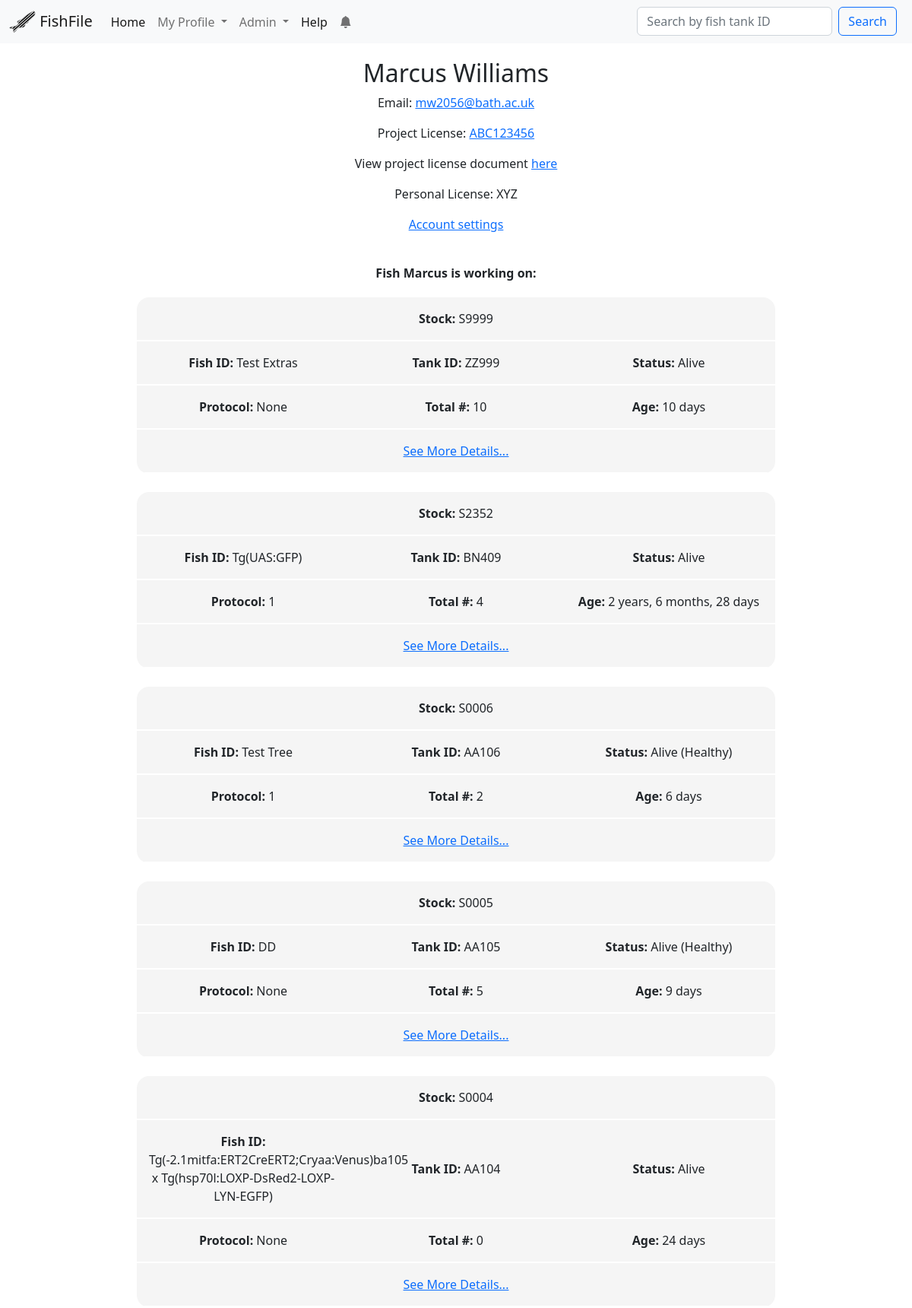
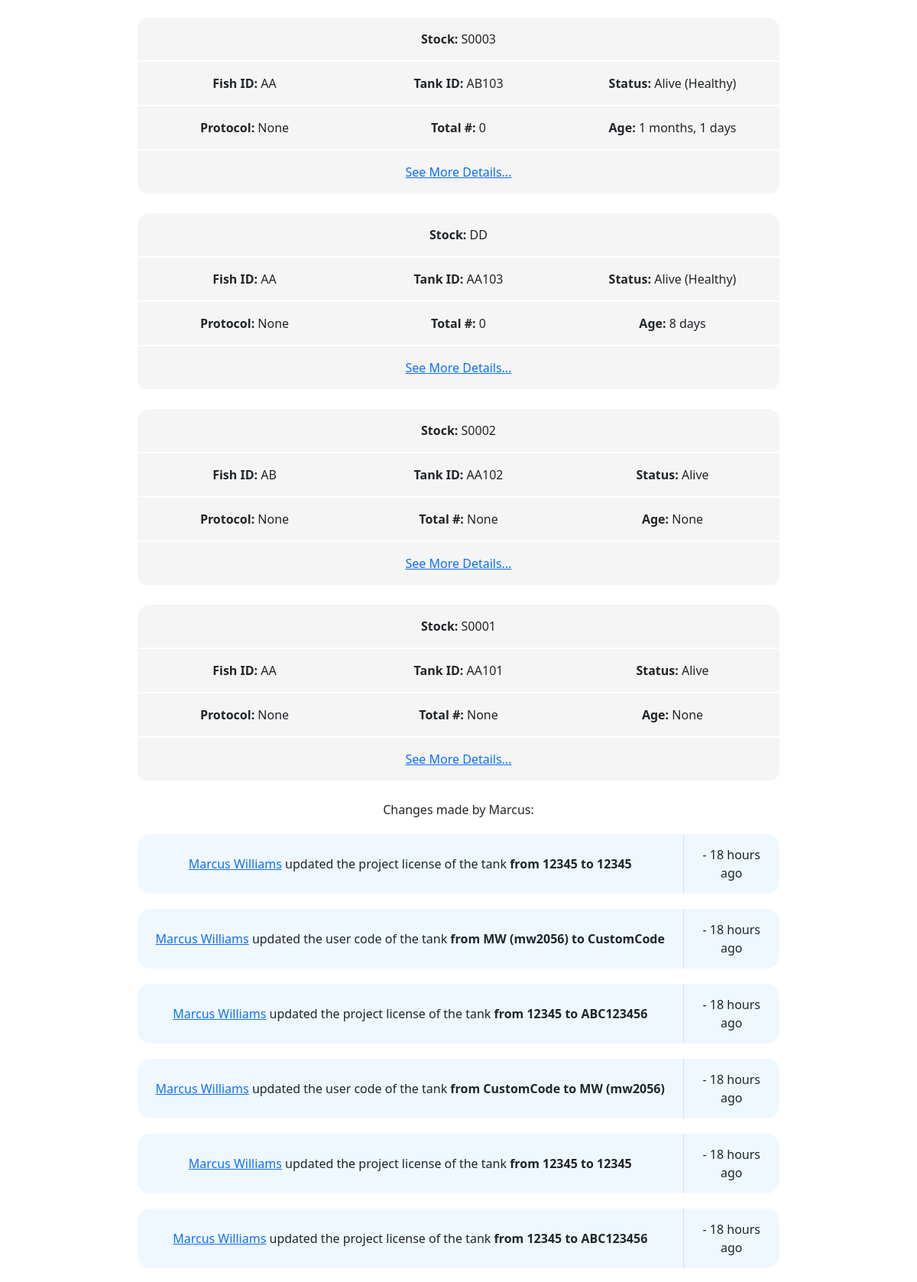
/user/mw2056/ (signed in, upper part), run on the app's committed database (2 pictures, top to bottom).
### app/models.py (models this page shows, shortened)
class User(UserMixin, db.Model):
    id = db.Column(db.Integer, primary_key=True)
    first_name = db.Column(db.String(64), index=True)
    last_name = db.Column(db.String(64), index=True)
    email = db.Column(db.String(120), index=True, unique=True)
    username = db.Column(db.String(64), index=True)
    password_hash = db.Column(db.String(128))
    last_seen = db.Column(db.DateTime, default=datetime.utcnow)
    is_verified = db.Column(db.Boolean, default=False)
    project_license = db.Column(db.String(120))
    personal_license = db.Column(db.String(120))
    personal_document = db.Column(db.Boolean, default=False)
    project_document = db.Column(db.Boolean, default=False)
    role = db.Column(db.String(32), default="User")
    code = db.Column(db.String(32), index=True)
    changes = db.relationship("Change", backref="user", lazy="dynamic")
    notifications = db.relationship(
        "Notification", backref="user", lazy="dynamic", cascade="all, delete"
    )
    last_notification_read_time = db.Column(db.DateTime)
    reminders = db.relationship(
        "Reminder", backref="user", lazy="dynamic", cascade="all, delete"
    )
    def isOwner(self):
        return self.role == "Owner"
    def isAdmin(self):
        return self.role in ("Admin", "Owner")
    def new_notifications(self):
        last_read_time = self.last_notification_read_time or datetime(1900, 1, 1)
        return (
            Notification.query.filter_by(user=self)
            .filter(Notification.time > last_read_time)
            .count()
        )

class Fish(db.Model):
    id = db.Column(db.Integer, primary_key=True)
    fish_id = db.Column(db.String(264), index=True)
    tank_id = db.Column(db.String(32), index=True)
    status = db.Column(db.String(32), index=True, default="Alive")
    stock = db.Column(db.String(32), index=True)
    source = db.Column(db.String(32))
    protocol = db.Column(db.Integer, index=True)
    birthday = db.Column(db.Date, index=True)
    date_of_arrival = db.Column(db.Date, index=True)
    months = db.Column(db.Integer, default=0)
    age_reminder = db.Column(db.String(64), default="Not sent")
    mutant_gene = db.Column(db.Text())
    transgenes = db.Column(db.Text())
    cross_type = db.Column(db.String(64))
    comments = db.Column(db.Text())
    added = db.Column(db.DateTime, default=datetime.utcnow)
    father_id = db.Column(db.Integer, db.ForeignKey("fish.id"))
    mother_id = db.Column(db.Integer, db.ForeignKey("fish.id"))
    fathered = db.relationship(
        "Fish", backref=db.backref("father", remote_side=[id]), foreign_keys=[father_id]
    )
    mothered = db.relationship(
        "Fish", backref=db.backref("mother", remote_side=[id]), foreign_keys=[mother_id]
    )
    project_license_holder_id = db.Column(
        db.Integer, db.ForeignKey("user.project_license")
    )
    project_license_holder = db.relationship(
        "User", foreign_keys=[project_license_holder_id], backref="fish_on_license"
    )
    user_code_id = db.Column(db.Integer, db.ForeignKey("user.id"))
    user_code = db.relationship(
        "User", foreign_keys=[user_code_id], backref="users_fish"
    )
    males = db.Column(db.Integer)
    females = db.Column(db.Integer)
    unsexed = db.Column(db.Integer)
    carriers = db.Column(db.Integer)
    total = db.Column(db.Integer)
    links = db.Column(db.Text())
    origin_tank_id = db.Column(db.Integer, db.ForeignKey("fish.id"))
    origin_for = db.relationship(
        "Fish",
        backref=db.backref("origin", remote_side=[id]),
        foreign_keys=[origin_tank_id],
    )
    changes = db.relationship(
        "Change", backref="fish", lazy="dynamic", cascade="all, delete"
    )
    notifications = db.relationship(
        "Notification", backref="fish", lazy="dynamic", cascade="all, delete"
    )
    reminders = db.relationship(
        "Reminder", backref="fish", lazy="dynamic", cascade="all, delete"
    )
    alleles = db.relationship(
        "Allele", backref="fish", lazy="dynamic", cascade="all, delete"
    )
    photos = db.relationship(
        "Photo", backref="fish", lazy="dynamic", cascade="all, delete"
    )
    system = db.Column(db.String(64), default="New")
    old_code = db.Column(db.String(64))
    old_license = db.Column(db.String(64))
    old_mID = db.Column(db.String(64))
    old_mStock = db.Column(db.String(64))
    old_fID = db.Column(db.String(64))
    old_fStock = db.Column(db.String(64))
    old_birthday = db.Column(db.String(64))
    old_arrival = db.Column(db.String(64))
    old_allele = db.Column(db.String(64))
    def __repr__(self):
        return f"Stock: {self.stock}, Tank: {self.tank_id}, ID: {self.fish_id}"
    def getAge(self):
        if self.old_birthday:
            self.birthday = datetime.strptime(self.old_birthday, "%Y-%m-%d").date()
            self.old_birthday = None
            db.session.commit()
            self.getAge()
        if self.status == "Dead":
            return "Dead"
        if self.birthday == None or self.birthday == "":
            return "None"
        today = datetime.today().date()
        birthday = self.birthday
        age_difference = relativedelta.relativedelta(today, birthday)
        if age_difference.years > 0:
            age = f"{age_difference.years} years, {age_difference.months} months, {age_difference.days} days"
        elif age_difference.months > 0:
            age = f"{age_difference.months} months, {age_difference.days} days"
        else:
            age = f"{age_difference.days} days"
        return age

class Change(db.Model):
    id = db.Column(db.Integer, primary_key=True)
    user_id = db.Column(db.Integer, db.ForeignKey("user.id"))
    fish_id = db.Column(db.Integer, db.ForeignKey("fish.id"))
    action = db.Column(db.String(64))
    contents = db.Column(db.String(64))
    field = db.Column(db.String(64))
    old = db.Column(db.Text())
    new = db.Column(db.Text())
    time = db.Column(db.DateTime, default=datetime.utcnow)
    note = db.Column(db.Text())
    notification_id = db.Column(db.Integer, db.ForeignKey("notification.id"))

### app/main/routes.py (the view)
@bp.route("/user/<username>/", methods=["GET", "POST"])
@login_required
@requires_roles("User", "Researcher", "Admin", "Owner")
def user(username):
    user = User.query.filter_by(username=username, is_verified=True).first()
    if user is None:
        return render_template("errors/user_not_found.html", title = "User Not Found")
    title = user.username
    user_fish = (
        Fish.query.filter_by(user_code=user)
        .filter(Fish.status != "Dead")
        .order_by(Fish.added.desc())
        .all()
    )
    changes = Change.query.filter_by(user=user).order_by(Change.time.desc()).all()
    page = request.args.get("page", 1, type=int)
    changes = (
        Change.query.filter_by(user=user)
        .order_by(Change.time.desc())
        .paginate(page, current_app.config["CHANGES_PER_PAGE"], False)
    )
    next_url = (
        url_for("main.user", username=username, page=changes.next_num)
        if changes.has_next
        else None
    )
    prev_url = (
        url_for("main.user", username=username, page=changes.prev_num)
        if changes.has_prev
        else None
    )
    roleForm = RoleChange()
    if current_user.isOwner():
        roleForm.role.choices = ["", "Blocked", "User", "Researcher", "Admin", "Owner"]
    elif current_user.isAdmin():
        roleForm.role.choices = ["", "Blocked", "User", "Researcher"]
    if roleForm.validate_on_submit():
        if not current_user.isAdmin:
            abort(403)
        user.role = roleForm.role.data
        db.session.commit()
        return redirect(url_for("main.user", username=user.username))
    roleForm.role.data = user.role
    return render_template(
        "user.html",
        user=user,
        changes=changes.items,
        user_fish=user_fish,
        title=title,
        pagination=changes,
        next_url=next_url,
        prev_url=prev_url,
        roleForm=roleForm,
    )

### app/main/forms.py
class SimpleSearch(FlaskForm):
    search = StringField("Search by fish tank ID", validators=[DataRequired()])
    submit = SubmitField("Search")
    def __init__(self, *args, **kwargs):
        if "formdata" not in kwargs:
            kwargs["formdata"] = request.args
        if "csrf_enabled" not in kwargs:
            kwargs["csrf_enabled"] = False
        super(SimpleSearch, self).__init__(*args, **kwargs)

class EmptyForm(FlaskForm):
    submit = SubmitField("Submit")

### app/main/routes.py (called while the page is built)
@bp.before_request
def before_request():
    if current_user.is_authenticated:
        current_user.last_seen = datetime.utcnow()
        db.session.commit()
        g.search_form = SimpleSearch()
        g.clearNotifsForm = EmptyForm()

### app/models.py (called while the page is built)
@login.user_loader
def load_user(id):
    return User.query.get(int(id))

def requires_roles(*roles):
    def wrapper(f):
        @wraps(f)
        def wrapped(*args, **kwargs):
            if current_app.testing == True:
                return f(*args, **kwargs)
            if current_user.role not in roles:
                abort(403)
            return f(*args, **kwargs)
        return wrapped
    return wrapper

### app/templates/user.html (shortened to what this page needs)
{% extends "base.html" %}
{% block content %}
    <h2 id="profileNameHeader">{{user.first_name}} {{user.last_name}}</h2>
    <p>Email: <a href="mailto:{{user.email}}">{{user.email}}</a></p>
    {%if user.project_license != "" and user.project_license != None%}
        <p>Project License: <a href="{{url_for('main.project_license', license = user.project_license)}}">{{user.project_license}}</a></p>
        {%if user.project_document  %}
            <p>View project license document <a href="/static/files/project_licenses/{{user.id}}.pdf">here</a></p>
        {%endif%}
    {%endif%}
    {%if user.personal_license != "" and user.personl_license != None%}
        <p>Personal License: {{user.personal_license}}</p>
    {%endif%}
    {%if user == current_user %}
        <p><a href="{{url_for('main.settings')}}">Account settings</a></p>
    {%endif%}
    {% if user_fish %}
        <br>
        <b>Fish {{user.first_name}} is working on:</b>
        <div id = "fishList">
            {%for fish in user_fish%}
                {%include 'subtemplates/_fish.html'%}
            {%endfor%}
        </div>
    {%endif%}
    {% if changes %}
        <p>Changes made by {{user.first_name}}:</p>
            {%for change in changes%}
                {%include 'subtemplates/_fishchange.html'%}
            {%endfor%}
    {%endif%}
{%endblock%}

### app/templates/subtemplates/_fish.html (shortened to what this page needs)
<table class="fishSummaryTable">
    <tr>
        <td colspan="3"><strong>Stock: </strong>{{fish.stock}}</td>
    </tr>
    <tr>
        <td class = "summaryPoint"><strong>Fish ID:</strong> {{fish.fish_id}}</td>
        <td class = "summaryPoint"><strong>Tank ID:</strong> {{fish.tank_id}}</td>
        <td class = "summaryPoint"><strong>Status:</strong> {{fish.status}}</td>
    </tr>
    <tr>
        <td class = "summaryPoint"><strong>Protocol:</strong> {{fish.protocol}}</td>
        <td class = "summaryPoint"><strong>Total #:</strong> {{fish.total}}</td>
        <td class = "summaryPoint"><strong>Age:</strong> {{fish.getAge()}}</td>
    </tr>
    <tr>
        <td colspan="3"><a href = "{{url_for('main.fish', id=fish.id)}}">See More Details...</a></td>
    </tr>
</table>
<br>

### app/templates/subtemplates/_fishchange.html (shortened to what this page needs)
{%if change.action == "Added"%}
<table class="fishChange" >
    <tr class="fishChangeRow">
        <td class = "fishChangeDetails"><a href="{{url_for('main.user', username = change.user.username)}}">{{change.user.first_name}} {{change.user.last_name}}</a> added the fish to the database</td>
        <td> - {{ moment(change.time).fromNow() }} </td>
    </tr>
</table>
{%elif change.action == "Updated"%}
    {%if change.contents in ["links", "photos"]%}
        <table class="fishChange">
            <tr class="fishChangeRow">
                <td class = "fishChangeDetails"><a href="{{url_for('main.user', username = change.user.username)}}">{{change.user.first_name}} {{change.user.last_name}}</a> updated the {{change.contents}} of the tank</td>
                <td> - {{ moment(change.time).fromNow() }} </td>
            </tr>
        </table>
    {%else%}
        <table class="fishChange">
            <tr class="fishChangeRow">
                <td class = "fishChangeDetails"><a href="{{url_for('main.user', username = change.user.username)}}">{{change.user.first_name}} {{change.user.last_name}}</a> updated the {{change.contents}} of the tank <b>from {{change.old}} to {{change.new}}</b></td>
                <td> - {{ moment(change.time).fromNow() }} </td>
            </tr>
        </table>
    {%endif%}
{%endif%}

### app/static/styles/style.css (style rules this page uses)
#fishList { width:70%; margin: auto; margin-top:20px; }
.fishSummaryTable { text-align: center; margin:auto; border-collapse: collapse; border-radius: 1em; overflow: hidden; width:100%; table-layout: fixed }
.fishSummaryTable td { padding: 1em; background: whitesmoke; border-bottom: 2px solid white; }
.fishSummaryTable .summaryPoint { max-width: 33%; }
.fishChange { margin: auto; margin-top: 20px; border-collapse: collapse; border-radius: 1em; background-color:aliceblue; width:70%; }
.fishChange td { padding: 15px; }
.fishChangeDetails { border-right: 1px #ddd solid; width:85%; }

### data on the page
User: first_name "Marcus", last_name "Williams", email "mw2056@bath.ac.uk", project_license "ABC123456", personal_license "XYZ"
Fish: stock "S9999", fish_id "Test Extras", tank_id "ZZ999", status "Alive", protocol "None", total "10", getAge "10 days"
Fish: stock "S2352", fish_id "Tg(UAS:GFP)", tank_id "BN409", status "Alive", protocol "1", total "4", getAge "2 years, 6 months, 28 days"
Fish: stock "S0006", fish_id "Test Tree", tank_id "AA106", status "Alive (Healthy)", protocol "1", total "2", getAge "6 days"
Fish: stock "S0005", fish_id "DD", tank_id "AA105", status "Alive (Healthy)", protocol "None", total "5", getAge "9 days"
Fish: stock "S0004", fish_id "Tg(-2.1mitfa:ERT2CreERT2;Cryaa:Venus)ba105 x Tg(hsp70l:LOXP-DsRed2-LOXP-LYN-EGFP)", tank_id "AA104", status "Alive", protocol "None", total "0", getAge "24 days"
Fish: stock "S0003", fish_id "AA", tank_id "AB103", status "Alive (Healthy)", protocol "None", total "0", getAge "1 months, 1 days"
Fish: stock "DD", fish_id "AA", tank_id "AA103", status "Alive (Healthy)", protocol "None", total "0", getAge "8 days"
Fish: stock "S0002", fish_id "AB", tank_id "AA102", status "Alive", protocol "None", total "None", getAge "None"
Fish: stock "S0001", fish_id "AA", tank_id "AA101", status "Alive", protocol "None", total "None", getAge "None"
Change: user.first_name "Marcus", user.last_name "Williams", contents "project license", old "12345", new "12345", time "18 hours ago"
Change: user.first_name "Marcus", user.last_name "Williams", contents "user code", old "MW (mw2056)", new "CustomCode", time "18 hours ago"
Change: user.first_name "Marcus", user.last_name "Williams", contents "project license", old "12345", new "ABC123456", time "18 hours ago"
Change: user.first_name "Marcus", user.last_name "Williams", contents "user code", old "CustomCode", new "MW (mw2056)", time "18 hours ago"
Change: user.first_name "Marcus", user.last_name "Williams", contents "project license", old "12345", new "12345", time "18 hours ago"
Change: user.first_name "Marcus", user.last_name "Williams", contents "project license", old "12345", new "ABC123456", time "18 hours ago"

### other printed values
{{ config["WEBSITE_NAME"] }} "FishFile"
